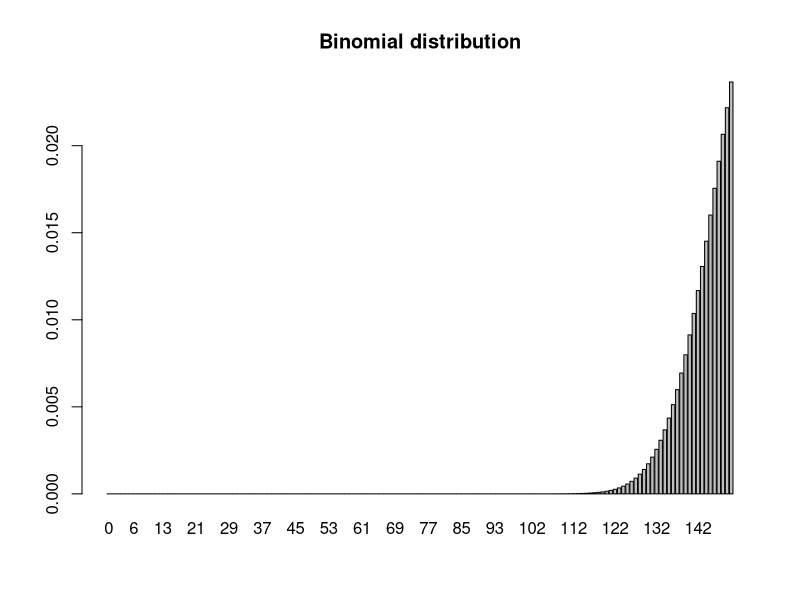
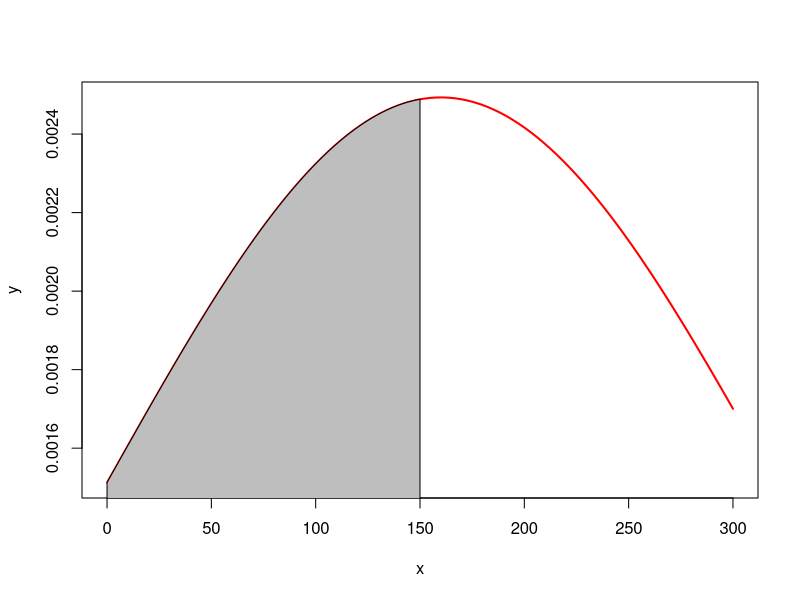

R code for these plots, in order:
## ---- chunk 1
binomial_result <- 0
p <- 0.00001

for (i in 0:150){
   binomial_result <- binomial_result + dbinom(i,size = 16000000,p)
}
print(binomial_result)
## ---- chunk 2
avg = 16000000*p
z_score_a <- -avg/(sqrt(avg*(1-p)))
z_score_b <- (150-avg)/(sqrt(avg*(1-p)))
print(z_score_a)
print(z_score_b)
## ---- chunk 3
norm_result <- pnorm(c(z_score_b))-pnorm(c(z_score_a))
print(norm_result)
## ---- chunk 4
result <- c(binomial_result,norm_result)
names(result) <- c("Binomial distribution","Normal approximation")
print(result)
## ---- chunk 5
x <- dbinom(0:150,size=16000000,prob=p)
barplot(x,names.arg=0:150,main="Binomial distribution")
## ---- chunk 6
x=seq(0,300,length=100)
y=dnorm(x,mean=avg,sd=avg*(1-p))
plot(x,y,type="l",lwd=2,col="red")
x=seq(0,150,length=100)
y=dnorm(x,mean=avg,sd=avg*(1-p))
polygon(c(0,x,150),c(0,y,0),col="gray")
